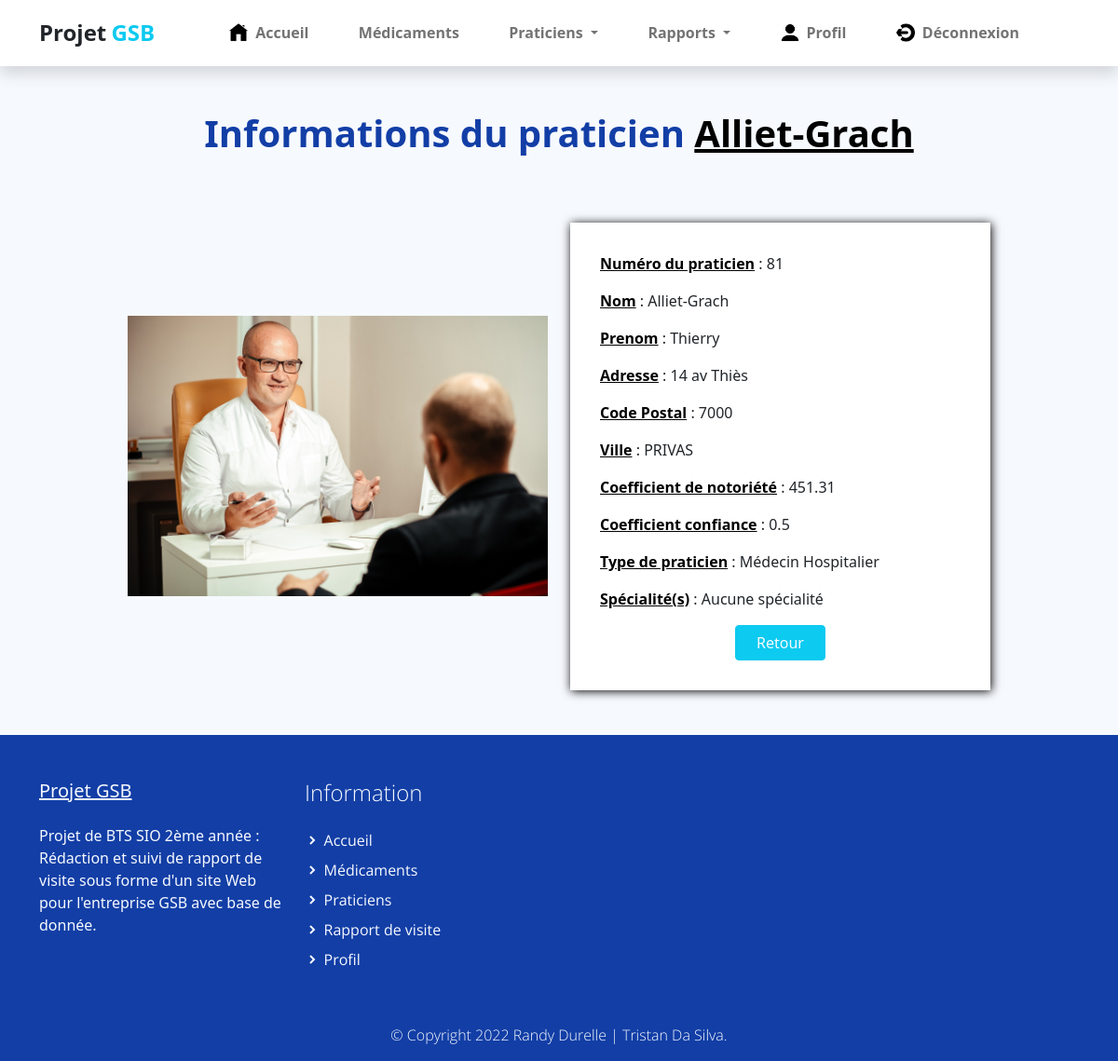
Page /index.php?uc=praticien&action=afficherprat&praticien=81 (signed in) on the earlier database version.
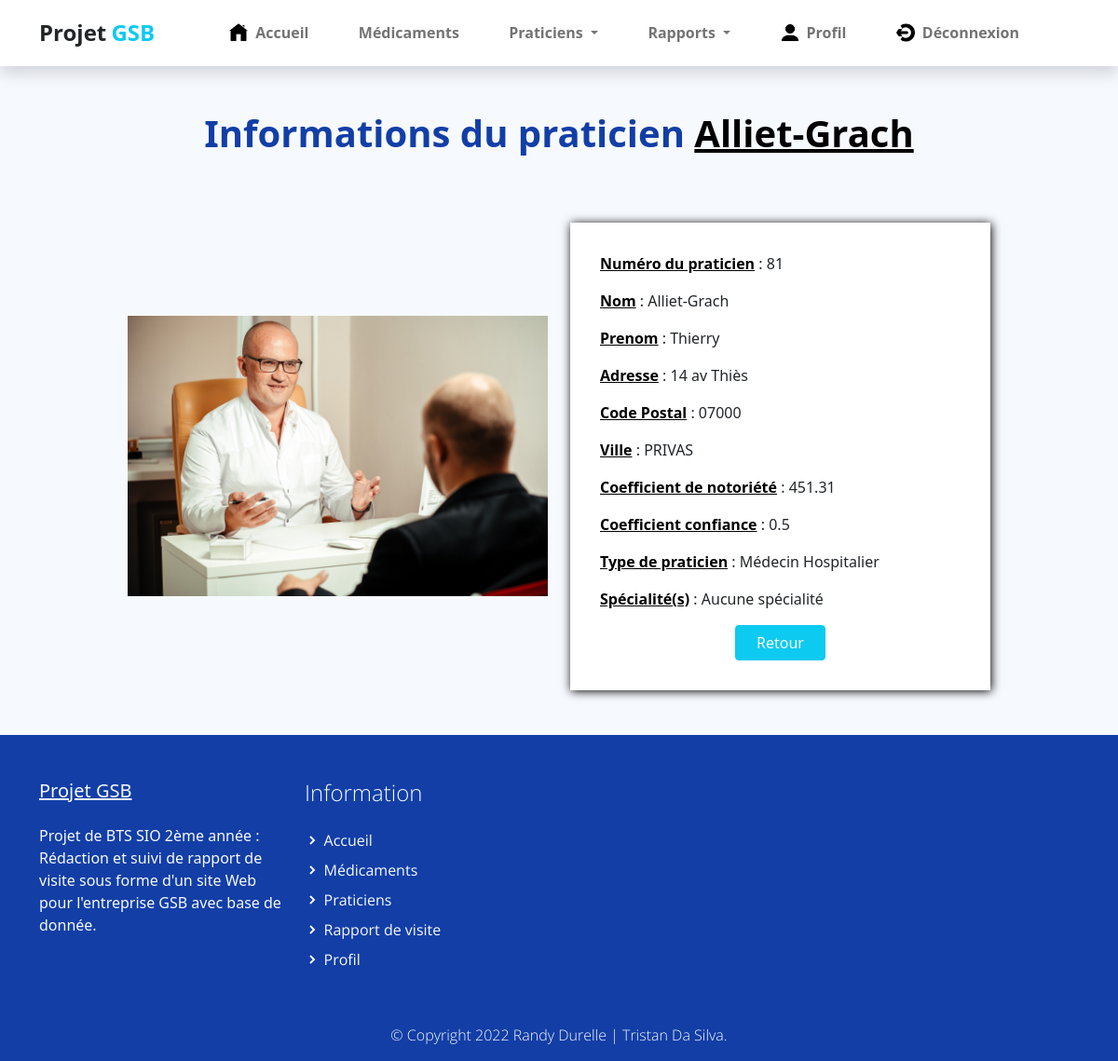
Same page on the later database version.
### tables this page shows
CREATE TABLE IF NOT EXISTS `praticien` (
  `PRA_NUM` int(11) NOT NULL,
  `PRA_PRENOM` varchar(30) DEFAULT NULL,
  `PRA_NOM` varchar(30) DEFAULT NULL,
  `PRA_ADRESSE` varchar(50) DEFAULT NULL,
  `PRA_CP` varchar(5) DEFAULT NULL,
  `PRA_VILLE` varchar(25) DEFAULT NULL,
  `PRA_COEFNOTORIETE` float DEFAULT NULL,
  `PRA_COEFCONFIANCE` float DEFAULT 0.5,
  `TYP_CODE` varchar(3) NOT NULL,
  PRIMARY KEY (`PRA_NUM`),
  KEY `praticien_type_praticien0_FK` (`TYP_CODE`)
);

CREATE TABLE IF NOT EXISTS `type_praticien` (
  `TYP_CODE` varchar(3) NOT NULL,
  `TYP_LIBELLE` varchar(25) DEFAULT NULL,
  `TYP_LIEU` varchar(35) DEFAULT NULL,
  PRIMARY KEY (`TYP_CODE`)
);

### modele/praticien.modele.inc.php (called while the page is built, shortened)
<?php
function getAllInformationPraticienNum($matricule)
{
    try {
        $monPdo = connexionPDO();
        $req = 'SELECT p.PRA_NUM as \'matriculepraticien\',
        p.PRA_NOM as \'nom\',
        p.PRA_PRENOM as \'prenom\',
        p.PRA_ADRESSE as \'adresse\',
        p.PRA_CP as \'codepostal\' ,
        p.PRA_VILLE as \'ville\',
        p.PRA_COEFNOTORIETE as \'coefficientdenotoriete\',
        p.PRA_COEFCONFIANCE as \'coefficientdeconfiance\',
        t.TYP_LIBELLE as \'typedepraticien\'
        FROM praticien p INNER JOIN type_praticien t ON t.TYP_CODE = p.TYP_CODE
        WHERE p.PRA_NUM = "' . $matricule . '"';
        $res = $monPdo->query($req);
        $result = $res->fetch();
        return $result;
    } catch (PDOException $e) {
        print "Erreur !: " . $e->getMessage();
        die();
    }
}
?>

### vues/v_afficherPraticien.php (the view)
<section class="bg-light">
    <div class="container">
        <div class="structure-hero pt-lg-5 pt-4">
            <h1 class="titre text-center">Informations du praticien <span class="carac"><?php echo $carac[1]; ?></span></h1>
        </div>
        <div class="row align-items-center justify-content-center">
            <div class="test col-12 col-sm-8 col-lg-6 col-xl-5 col-xxl-4 py-lg-5">
                <img class="img-fluid" src="assets/img/praticien.jpg">
            </div>
            <div class="test col-12 col-sm-8 col-lg-6 col-xl-5 col-xxl-4 py-lg-5 py-3">
                <div class="formulaire">
                    <p><span class="carac">Numéro du praticien</span> : <?php echo $carac[0] ?></p>
                    <p><span class="carac">Nom</span> : <?php echo $carac[1] ?></p>
                    <p><span class="carac">Prenom</span> : <?php echo $carac[2] ?></p>
                    <p><span class="carac">Adresse</span> : <?php echo $carac[3] ?></p>
                    <p><span class="carac">Code Postal</span> : <?php echo $carac[4] ?></p>
                    <p><span class="carac">Ville</span> : <?php echo $carac[5] ?></p>
                    <p><span class="carac">Coefficient de notoriété</span> : <?php echo $carac[6] ?></p>
                    <p><span class="carac">Coefficient confiance</span> : <?php echo $carac[7] ?></p>
                    <p><span class="carac">Type de praticien</span> : <?php echo $carac[8] ?></p>
                    <p><span class="carac">Spécialité(s)</span> :
                        <?php
                        if (!empty($specialites_affichage)) {
                            echo htmlspecialchars(implode(', ', $specialites_affichage));
                        } else {
                            echo "Aucune spécialité";
                        }
                        ?>
                    </p>
                    <input class="btn btn-info text-light valider col-6 col-sm-5 col-md-4 col-lg-3" type="button" onclick="history.go(-1)" value="Retour">
                </div>
            </div>
        </div>
    </div>
</section>

Differences in the rows shown:
changed praticien "Alliet-Grach": PRA_CP "7000" → "07000"
